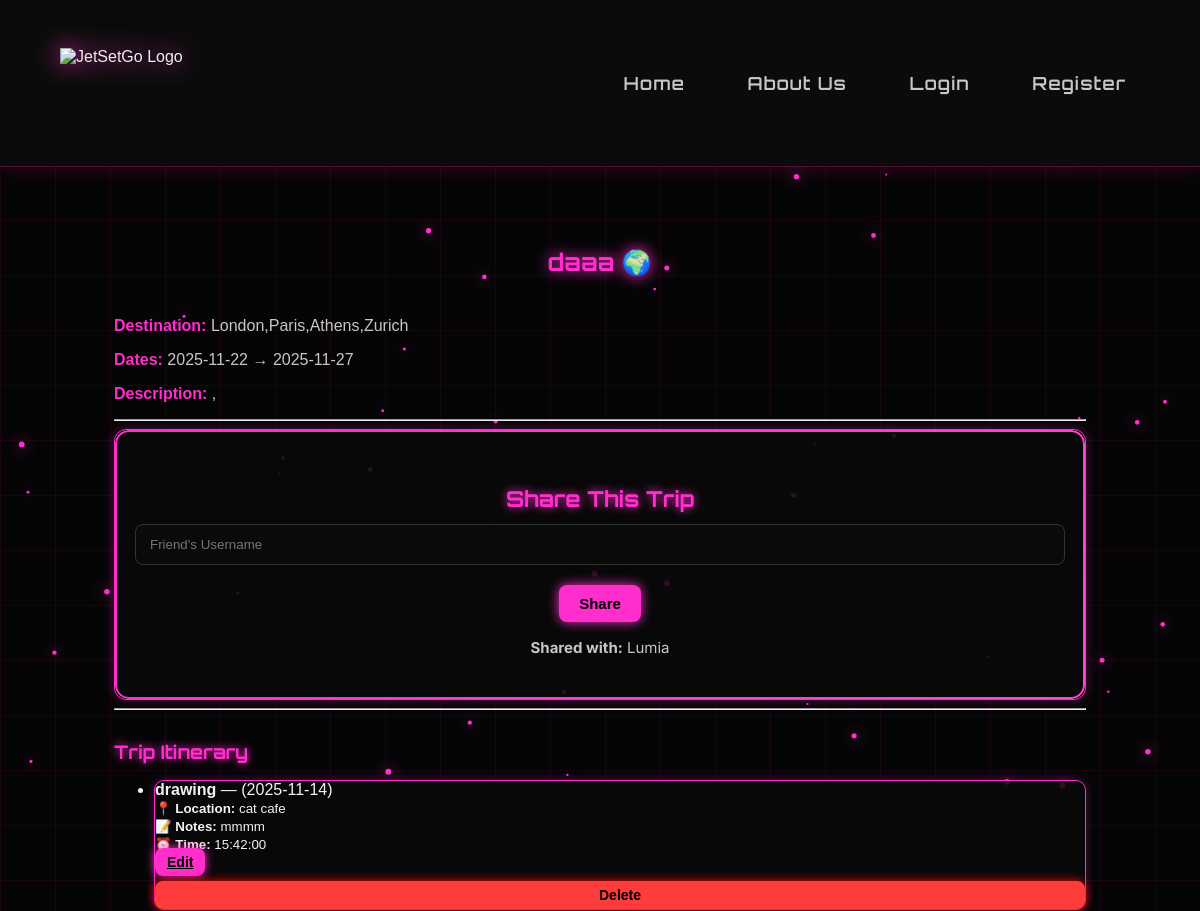
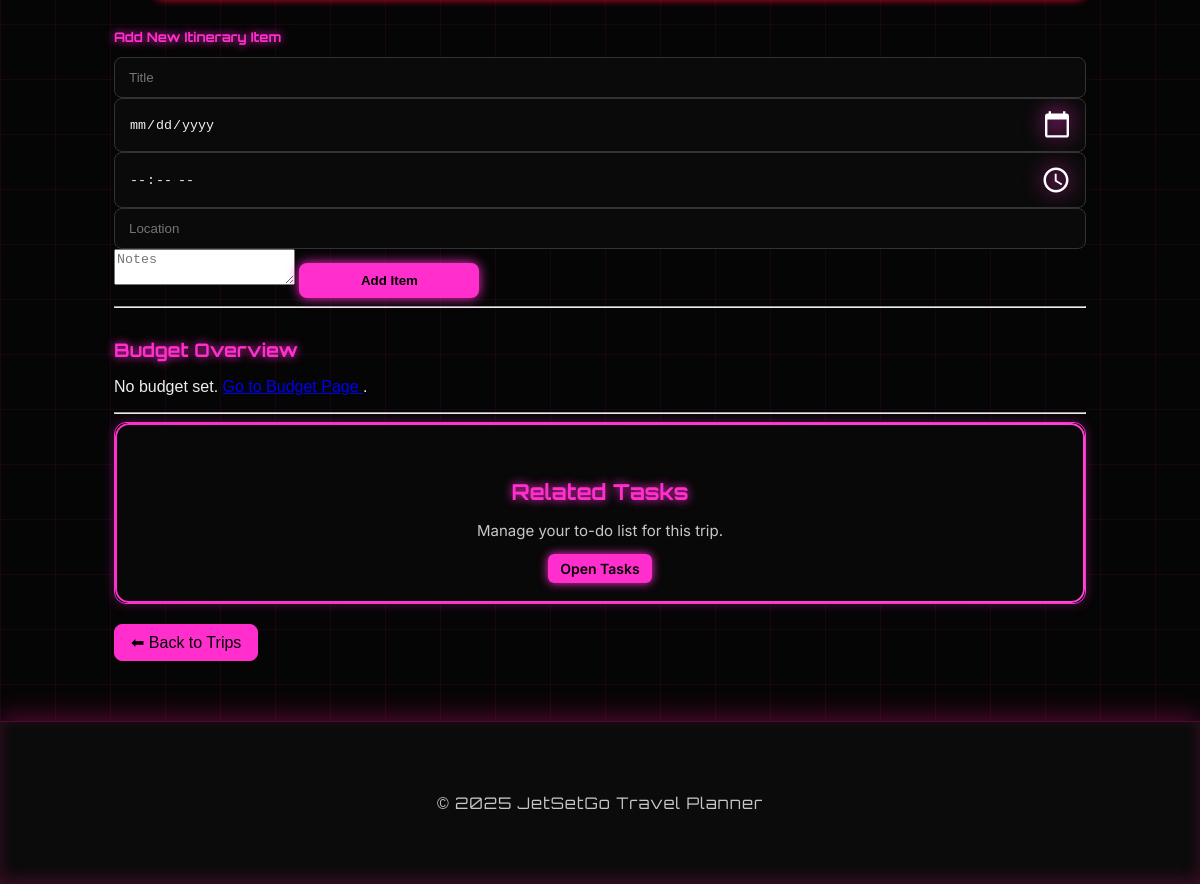
The page /trip/1 on the database its author committed (2 pictures, top to bottom).
### app/models.py (models this page shows, shortened)
class Trip(db.Model):
    __tablename__ = "trip"
    id = db.Column(db.Integer, primary_key=True)
    title = db.Column(db.String(100), nullable=False)
    start_date = db.Column(db.Date, nullable=False)
    end_date = db.Column(db.Date, nullable=False)
    description = db.Column(db.Text, nullable=True)
    destinations = db.relationship(
        "TripDestination",
        backref="trip",
        cascade="all, delete-orphan",
        lazy=True
    )
    itinerary = db.relationship("ItineraryItem", backref="trip", lazy=True, cascade="all, delete-orphan")
    budget = db.relationship("Budget", backref="trip", uselist=False, cascade="all, delete-orphan")
    participants = db.relationship("User", secondary=trip_users, backref=db.backref("trips", lazy="dynamic"))
    reviews = db.relationship("Review", backref="trip", lazy=True, cascade="all, delete-orphan")

class TripDestination(db.Model):
    __tablename__ = "trip_destination"
    id = db.Column(db.Integer, primary_key=True)
    name = db.Column(db.String(250), nullable=False)
    trip_id = db.Column(db.Integer, db.ForeignKey("trip.id"), nullable=False)
    is_favorited = db.Column(db.Boolean, default=False)  # Track if this destination is favorited

class User(db.Model):
    __tablename__ = 'user'
    id = db.Column(db.Integer, primary_key=True)
    username = db.Column(db.String(100), nullable=False)
    email = db.Column(db.String(100), unique=True, nullable=False)
    password = db.Column(db.String(200), nullable=False)
    shared_expenses = db.relationship("Expense", secondary=expense_shared, backref="users_shared")
    favorite_destinations = db.relationship(
        "FavoriteDestination",
        secondary=user_favorite_destinations,
        backref=db.backref("users_who_favorited", lazy="dynamic")
    )
    reviews = db.relationship("Review", backref="user", lazy=True, cascade="all, delete-orphan")

class ItineraryItem(db.Model):
    __tablename__ = "itinerary_item"
    id = db.Column(db.Integer, primary_key=True)
    title = db.Column(db.String(100), nullable=False)
    date = db.Column(db.Date, nullable=False)
    location = db.Column(db.String(150))
    notes = db.Column(db.Text)
    time = db.Column(db.Time)
    trip_id = db.Column(db.Integer, db.ForeignKey("trip.id"), nullable=False)

### app/routes/trips.py (the view)
@trips_bp.route("/trip/<int:trip_id>")
def trip_detail(trip_id):
    trip = Trip.query.get_or_404(trip_id)
    user_id = session.get("user_id")
    user = User.query.get(user_id) if user_id else None
    return render_template("trip_detail.html", trip=trip, user=user)

### app/templates/trip_detail.html (shortened to what this page needs)
{% extends "base.html" %}
{% block content %}
<div class="container mt-4 trip-details-page">
    <h2 class="trip-title text-center">{{ trip.title }} 🌍</h2>
    <div class="trip-info mt-4">
        <p class="trip-details-text"><b>Destination:</b>
            {% for d in trip.destinations %}
                {{ d.name }}{% if not loop.last %}, {% endif %}
            {% endfor %}
        </p>
        <p class="trip-details-text"><b>Dates:</b> {{ trip.start_date }} → {{ trip.end_date }}</p>
        <p class="trip-details-text"><b>Description:</b>
            {{ trip.description or "No description available." }}
        </p>
    </div>
    <hr>
<div class="trip-share-section mb-5">
    <div class="card trip-share-card p-3 mb-3">
        <h3 class="trip-section-title mb-3">Share This Trip</h3>
        <form action="{{ url_for('trips.share_trip', trip_id=trip.id) }}" method="POST"
              class="d-flex align-items-center gap-2">
            <input type="text" name="username" placeholder="Friend's Username"
                   class="form-control flex-grow-1" required>
            <button class="btn-link btn-tasks" style="margin: auto; margin-top: 20px;">Share</button>
        </form>
        <p class="shared-with mt-3 mb-0">
            <b>Shared with:</b>
            {% if trip.participants|length == 1 and session['user_id'] in participant_ids %}
                Only You (Solo Trip)
            {% else %}
                {% for u in trip.participants %}
                    {{ u.username }}{% if not loop.last %}, {% endif %}
                {% endfor %}
            {% endif %}
        </p>
    </div>
</div>
    <hr>
    <h3 class="trip-section-title">Trip Itinerary</h3>
    {% if trip.itinerary|length == 0 %}
        <p class="text-muted">No itinerary entries yet.</p>
    {% else %}
        <ul class="list-group mb-4">
            {% for item in trip.itinerary %}
                <li class="list-group-item itinerary-item d-flex justify-content-between align-items-start">
                    <div>
                        <b>{{ item.title }}</b> — ({{ item.date }}) <br>
                        {% if item.location %}
                            <small>📍 <b>Location:</b> {{ item.location }}</small><br>
                        {% endif %}
                        {% if item.notes %}
                            <small>📝 <b>Notes:</b> {{ item.notes }}</small><br>
                        {% endif %}
                        {% if item.time %}
                            <small>⏰ <b>Time:</b> {{ item.time }}</small>
                        {% endif %}
                    </div>
                    <div class="d-flex flex-column gap-2 ms-3">
                        <a href="{{ url_for('trips.edit_itinerary', item_id=item.id) }}"
                           class="btn btn-sm btn-itinerary-edit">Edit</a>
                        <form action="{{ url_for('trips.delete_itinerary', item_id=item.id) }}"
                              method="POST"
                              onsubmit="return confirm('Delete this itinerary item?');">
                            <button class="btn btn-sm btn-itinerary-delete">Delete</button>
                        </form>
                    </div>
                </li>
            {% endfor %}
        </ul>
    {% endif %}
    <h5 class="trip-section-title">Add New Itinerary Item</h5>
    <form action="{{ url_for('trips.add_itinerary', trip_id=trip.id) }}"
          method="POST" class="add-itinerary-form mb-5">
        <input type="text" name="title" placeholder="Title" class="form-control mb-2" required>
        <input type="date" name="date" class="form-control mb-2" required>
        <input type="time" name="time" class="form-control mb-2">
        <input type="text" name="location" placeholder="Location" class="form-control mb-2">
        <textarea name="notes" placeholder="Notes" class="form-control mb-2"></textarea>
        <button type="submit" class="btn-add-itinerary">Add Item</button>
    </form>
    <hr>
    <h3 class="trip-section-title">Budget Overview</h3>
    {% if not trip.budget %}
        <p class="text-muted">
            No budget set.
            <a href="{{ url_for('trips.trip_budget', trip_id=trip.id) }}">
                Go to Budget Page
            </a>.
        </p>
    {% endif %}
    <hr>
<div class="card trip-tasks-card mb-5 p-3">
    <div class="d-flex justify-content-between align-items-center mb-3">
        <h3 class="trip-section-title">Related Tasks</h3>
        <p class="mb-0">Manage your to-do list for this trip.</p>
        <a href="{{ url_for('tasks.view_tasks') }}" class="btn btn-tasks">
            Open Tasks
        </a>
    </div>
</div>
    <div class="text-center mt-3">
        <a href="{{ url_for('trips.view_trips') }}" class="btn-back" style="margin-top: 20px;">
            ⬅ Back to Trips
        </a>
    </div>
</div>
{% endblock %}

### rows shown on the page
Trip: title "daaa", start_date "2025-11-22", end_date "2025-11-27", description ","
TripDestination: name "London,Paris,Athens,Zurich"
User: username "Lumia"
ItineraryItem: title "drawing", date "2025-11-14", location "cat cafe", notes "mmmm", time "15:42:00"

### other values the page prints
{{ 2025 }} "2025"
